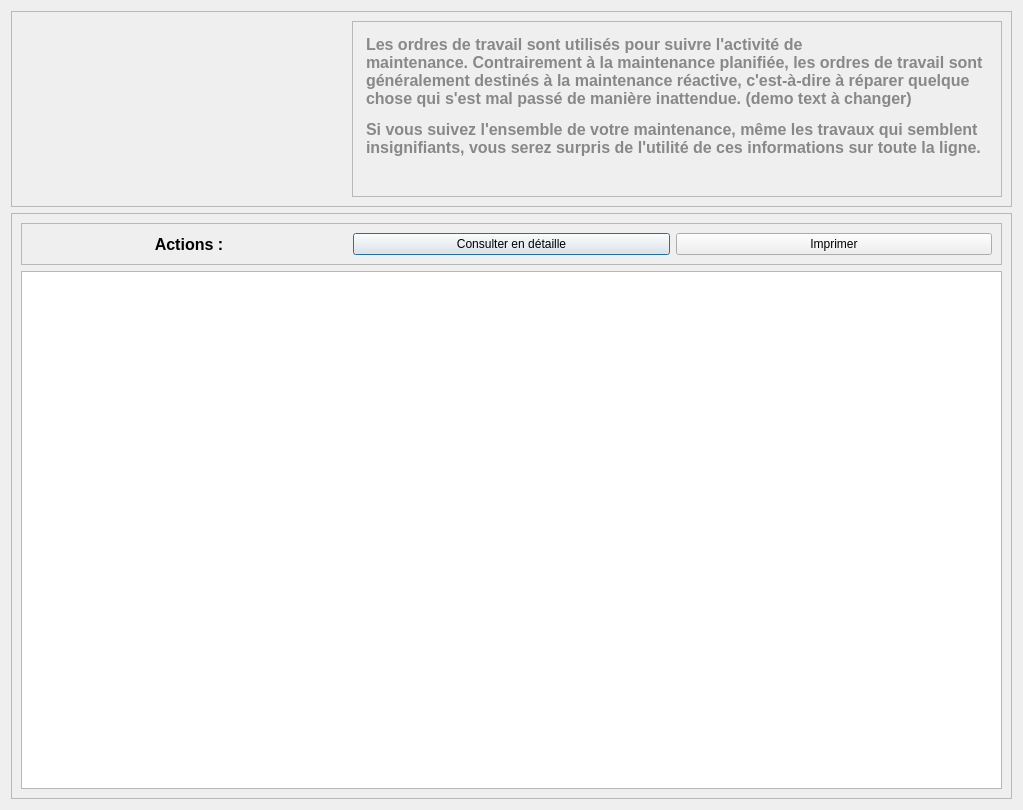
<?xml version="1.0" encoding="UTF-8"?>
<ui version="4.0">
 <class>Dialog</class>
 <widget class="QDialog" name="Dialog">
  <property name="geometry">
   <rect>
    <x>0</x>
    <y>0</y>
    <width>1023</width>
    <height>810</height>
   </rect>
  </property>
  <property name="windowTitle">
   <string>Dialog</string>
  </property>
  <layout class="QVBoxLayout" name="verticalLayout" stretch="1,3">
   <item>
    <widget class="QFrame" name="frame_2">
     <property name="frameShape">
      <enum>QFrame::StyledPanel</enum>
     </property>
     <property name="frameShadow">
      <enum>QFrame::Raised</enum>
     </property>
     <layout class="QHBoxLayout" name="horizontalLayout" stretch="1,2">
      <item>
       <widget class="QLabel" name="label_2">
        <property name="autoFillBackground">
         <bool>false</bool>
        </property>
        <property name="text">
         <string/>
        </property>
        <property name="pixmap">
         <pixmap resource="../icons.qrc">:/icons/icons/pencil.png</pixmap>
        </property>
        <property name="alignment">
         <set>Qt::AlignCenter</set>
        </property>
        <property name="wordWrap">
         <bool>false</bool>
        </property>
        <property name="openExternalLinks">
         <bool>true</bool>
        </property>
       </widget>
      </item>
      <item>
       <widget class="QFrame" name="frame_3">
        <property name="frameShape">
         <enum>QFrame::StyledPanel</enum>
        </property>
        <property name="frameShadow">
         <enum>QFrame::Raised</enum>
        </property>
        <layout class="QVBoxLayout" name="verticalLayout_2">
         <item>
          <widget class="QTextEdit" name="textEdit">
           <property name="styleSheet">
            <string notr="true">background-color:transparent;
border : none;</string>
           </property>
           <property name="readOnly">
            <bool>true</bool>
           </property>
           <property name="html">
            <string>&lt;!DOCTYPE HTML PUBLIC &quot;-//W3C//DTD HTML 4.0//EN&quot; &quot;http://www.w3.org/TR/REC-html40/strict.dtd&quot;&gt;
&lt;html&gt;&lt;head&gt;&lt;meta name=&quot;qrichtext&quot; content=&quot;1&quot; /&gt;&lt;style type=&quot;text/css&quot;&gt;
p, li { white-space: pre-wrap; }
&lt;/style&gt;&lt;/head&gt;&lt;body style=&quot; font-family:'MS Shell Dlg 2'; font-size:8.25pt; font-weight:400; font-style:normal;&quot;&gt;
&lt;p style=&quot; margin-top:12px; margin-bottom:12px; margin-left:0px; margin-right:0px; -qt-block-indent:0; text-indent:0px;&quot;&gt;&lt;span style=&quot; font-family:'Tahoma,Calibri,Helvetica'; font-size:12pt; font-weight:600; color:#888888;&quot;&gt;Les ordres de travail sont utilisés pour suivre l'activité de maintenance. Contrairement à la maintenance planifiée, les ordres de travail sont généralement destinés à la maintenance réactive, c'est-à-dire à réparer quelque chose qui s'est mal passé de manière inattendue. (demo text à changer)&lt;/span&gt;&lt;/p&gt;
&lt;p style=&quot; margin-top:12px; margin-bottom:12px; margin-left:0px; margin-right:0px; -qt-block-indent:0; text-indent:0px;&quot;&gt;&lt;span style=&quot; font-family:'Tahoma,Calibri,Helvetica'; font-size:12pt; font-weight:600; color:#888888;&quot;&gt;Si vous suivez l'ensemble de votre maintenance, même les travaux qui semblent insignifiants, vous serez surpris de l'utilité de ces informations sur toute la ligne.&lt;/span&gt;&lt;/p&gt;&lt;/body&gt;&lt;/html&gt;</string>
           </property>
           <property name="textInteractionFlags">
            <set>Qt::NoTextInteraction</set>
           </property>
          </widget>
         </item>
        </layout>
       </widget>
      </item>
     </layout>
    </widget>
   </item>
   <item>
    <widget class="QFrame" name="frame">
     <property name="frameShape">
      <enum>QFrame::StyledPanel</enum>
     </property>
     <property name="frameShadow">
      <enum>QFrame::Raised</enum>
     </property>
     <layout class="QVBoxLayout" name="verticalLayout_3">
      <item>
       <widget class="QFrame" name="frame_4">
        <property name="frameShape">
         <enum>QFrame::StyledPanel</enum>
        </property>
        <property name="frameShadow">
         <enum>QFrame::Raised</enum>
        </property>
        <layout class="QHBoxLayout" name="horizontalLayout_2">
         <item>
          <widget class="QLabel" name="label">
           <property name="font">
            <font>
             <family>Arial</family>
             <pointsize>12</pointsize>
             <weight>75</weight>
             <bold>true</bold>
            </font>
           </property>
           <property name="text">
            <string>Actions :</string>
           </property>
           <property name="alignment">
            <set>Qt::AlignCenter</set>
           </property>
          </widget>
         </item>
         <item>
          <widget class="QPushButton" name="ButtonConsulter">
           <property name="cursor">
            <cursorShape>PointingHandCursor</cursorShape>
           </property>
           <property name="styleSheet">
            <string notr="true">QPushButton{
height : 20px;
background-color :#00A8E8;
}


QPushButton:hover{
	background-color: rgb(0, 92, 157);
};</string>
           </property>
           <property name="text">
            <string>Consulter en détaille</string>
           </property>
          </widget>
         </item>
         <item>
          <widget class="QPushButton" name="ButtonImprimer">
           <property name="cursor">
            <cursorShape>PointingHandCursor</cursorShape>
           </property>
           <property name="styleSheet">
            <string notr="true">QPushButton{
height : 20px;
background-color :#00A8E8;
}


QPushButton:hover{
	background-color: rgb(0, 92, 157);
};</string>
           </property>
           <property name="text">
            <string>Imprimer</string>
           </property>
          </widget>
         </item>
        </layout>
       </widget>
      </item>
      <item>
       <widget class="QTableWidget" name="tableWidgetBonTravail"/>
      </item>
     </layout>
    </widget>
   </item>
  </layout>
 </widget>
 <resources>
  <include location="../icons.qrc"/>
  <include location="../icons.qrc"/>
  <include location="icons.qrc"/>
 </resources>
 <connections/>
</ui>
